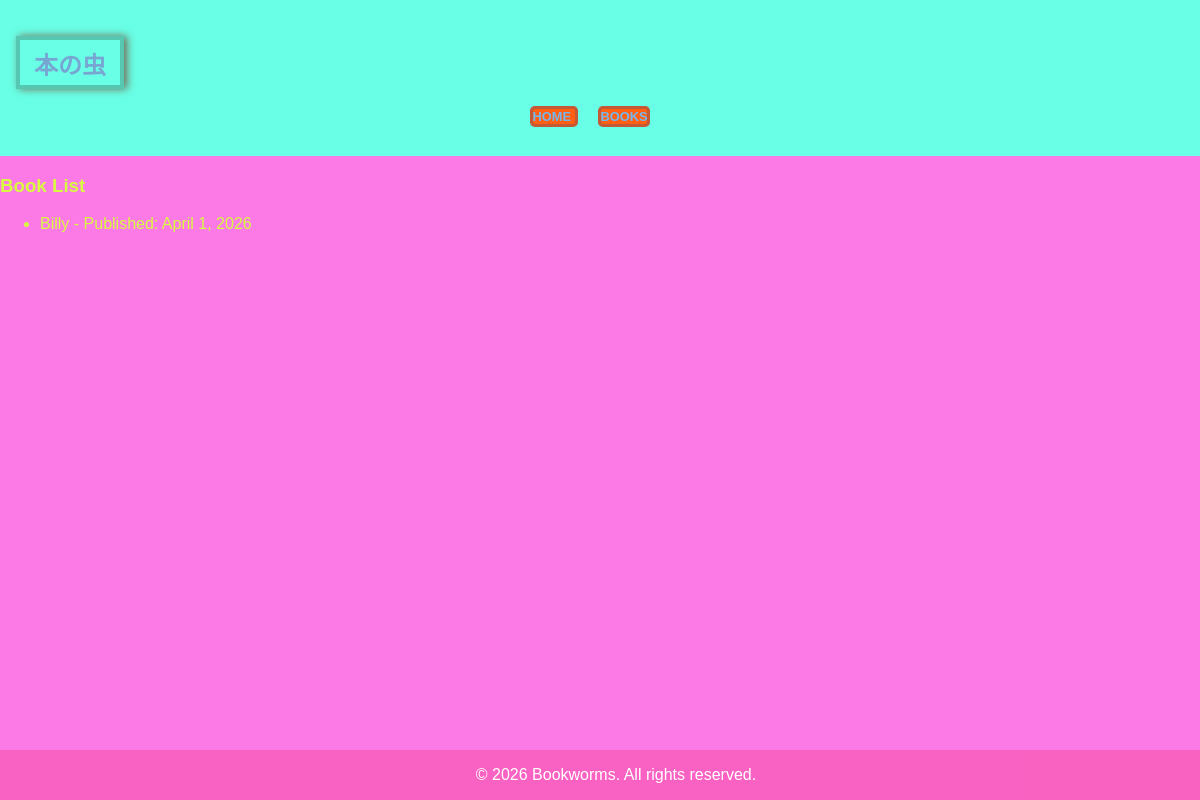
Before: / with the older database file.
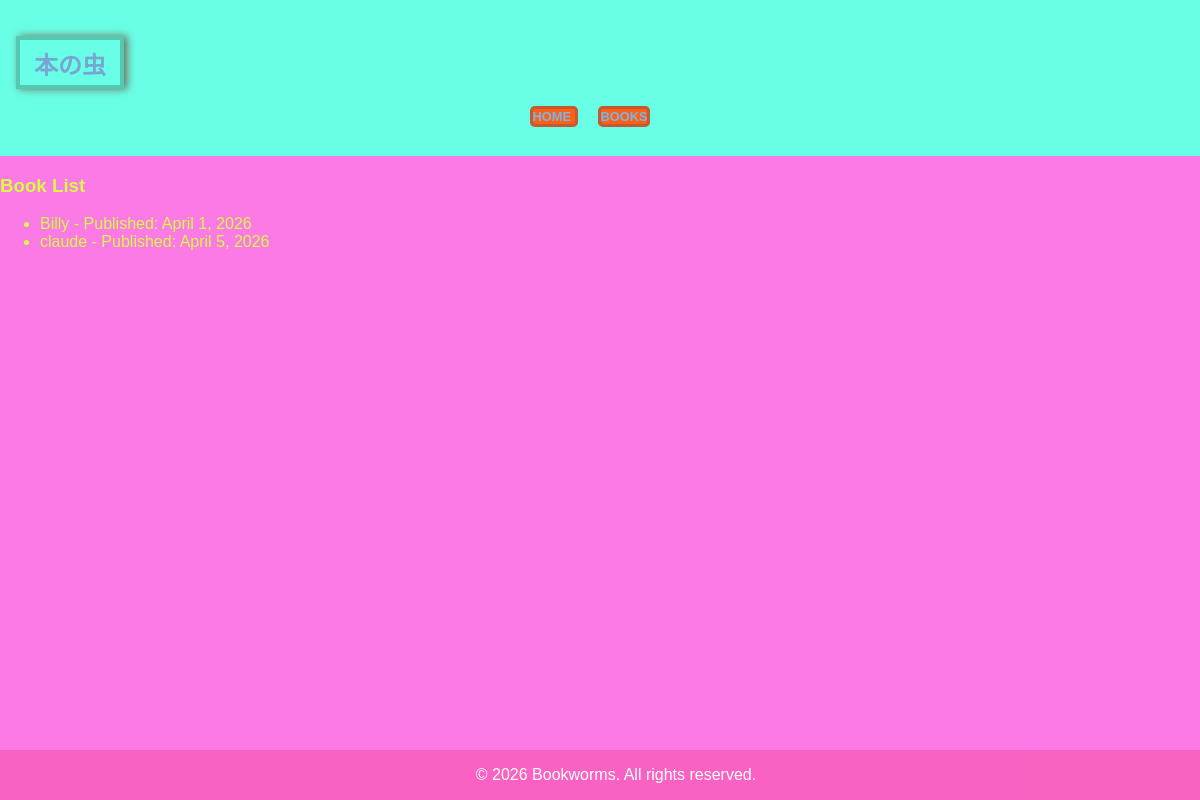
After: the same page with the newer database file.
### webapp/models.py (models this page shows, shortened)
class Book(models.Model):
    id = models.BigAutoField(primary_key=True)
    Book_title = models.CharField("Title of the book",max_length=30)
    summary = models.TextField(blank=True, help_text="A short story about the story")
    manuscript = models.FileField(upload_to="books/manuscripts/")
    cover = models.ImageField(upload_to="books/covers/", blank=True, null=True)
    pages = models.CharField(max_length=80,default=8)
    author = models.CharField(max_length=80,default="John")
    author_id = models.IntegerField(default=0)
    published = models.DateField(auto_now_add=True)
    updated = models.DateTimeField(auto_now=True)

### webapp/views.py (the view)
# urls.py: path('', views.index, name='index'),
def index(request):
    books = Book.objects.all()
    for book in books:
        print({"title": book.Book_title, "published": book.published})
    return render(request, 'webapp/base.html', {"books": books})

### webapp/templates/webapp/base.html (shortened to what this page needs)
{% load static %}
<html>
    <head>
        <link rel="stylesheet" href="{% static 'webapp/css/styles.css' %}">
    </head>
    <body>
        <header>
             <h2 class="logo">本の虫</h2>
                <nav>
                    <ul>
                        <li><a href="{% url 'index' %}"> Home </a></li>
                        <li><a href="{% url 'books' %}">Books</a></li>
                    </ul>
                </nav>
        </header>
        <section>
            <div class="block">
                <card>
                    <h3>Book List</h3>
                    <ul>
                        {% for book in books %}
                            <li>{{ book.Book_title }} - Published: {{ book.published }}</li>
                        {% endfor %}
                    </ul>
                </card>
            </div>
        </section>
    </body>
    <footer>
        &copy; 2026 Bookworms. All rights reserved.
    </footer>
</html>

Changed rows visible on the page:
added Book: Book_title "claude", published "April 5, 2026"
